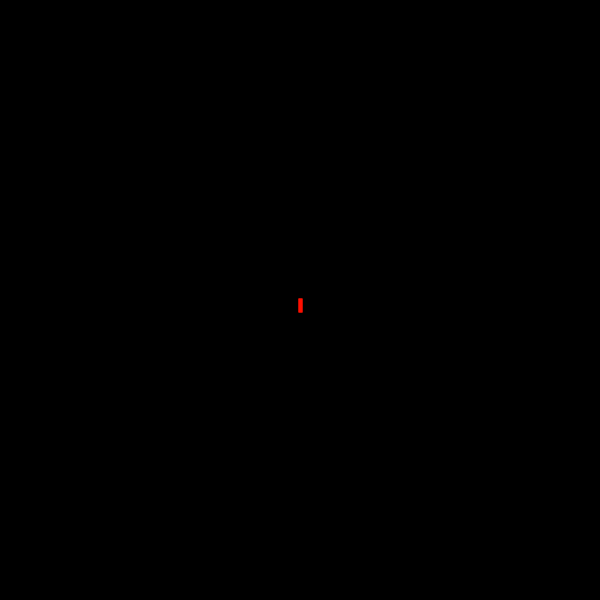
Frame 1 (no input)
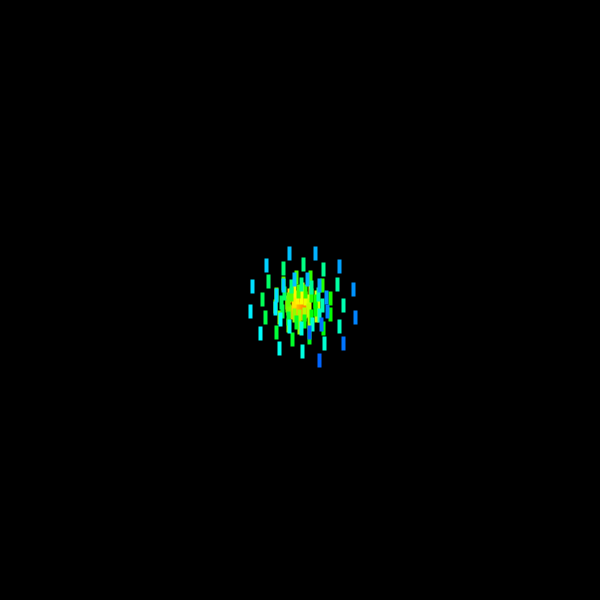
Frame 60 (the mouse pressed at the canvas centre just before this capture)
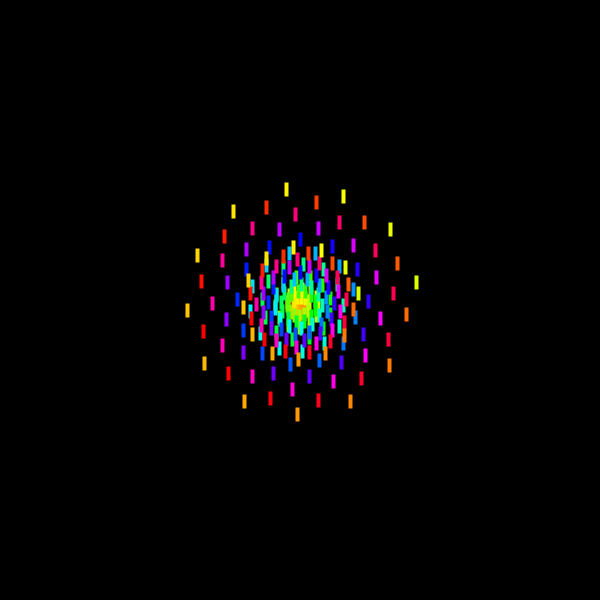
Frame 120 (the mouse held since frame 60 and released just before this capture)

The Processing sketch that drew these frames (run headless with seeded random() and noise(); from frame 60 on, the mouse is pressed at the canvas centre):

// Processing sketch: processing_167688
// ── processing_167688.pde

float x, y;
float angle = 0; 
float r = 0;
float diff = 1; 
float c1 = 0;
float a = 0;
float b = 10;
void setup() {
  size(600, 600);
  background(0);

  colorMode(HSB, 100);
}

void draw() {

  noFill(); 


  x = r * cos(angle); 
  y = r * sin(angle) ;


  c1 = c1+1;
  if(c1 > 100){
    c1 = 0;
  }
    stroke(c1, 100, 100, 100 ); 
    strokeWeight(4);
  translate(width/2, height/2); 
  


  rect (x/2, y/2, a, b);
  rect (x, y, a, b);
  angle = angle +0.5;
  r = r - diff;
 
  if ( r == 0 || r == 400) { 
    diff =  diff * -1;
  }
}
